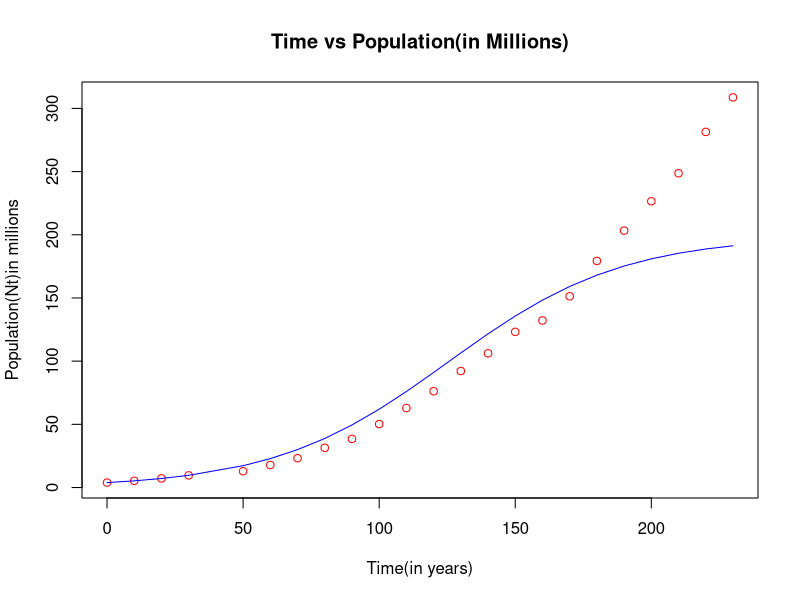

Write R code to recreate this figure.
#Q1: dN/dt= rN*(1-(N/K))
## solution: Nt_b=(Nt[1]*exp(r*t))/(1+(Nt[1]/K)*(exp(r*t)-1)
library(deSolve)
# parameters
r<-0.0312
K<-198.6

## a. plot time versus population in a graph
# data for the US census
t<-c(0,10,20,30,50,60,70,80,90,100,110,120,130,140,150,160,170,180,190,200,210,220,230)
Nt<-c(3.9,5.3,7.2,9.6,12.9,17.8,23.2,31.4,38.5,50.2,62.9,76.2,92.2,
      106.2,123.2,132.2,151.3,179.3,203.3,226.5,248.7,281.42,308.7)
plot(t,Nt,xlab="Time(in years)", ylab="Population(Nt)in millions", 
     main="Time vs Population(in Millions)", col="red", type='p',)
## b. For the values r = 0.0312 and K = 198.6, compute N(t) as a function of t using above
#solution formula. Plot this curve on the same plot along with data points. Upto which year, the fit
#is good? Is the logistic equation is good model for this population growth data?. Comment.

Nt_b<- (Nt[1]*exp(r*t))/(1+(Nt[1]/K)*(exp(r*t)-1))
lines(t,Nt_b, col="blue")
                
